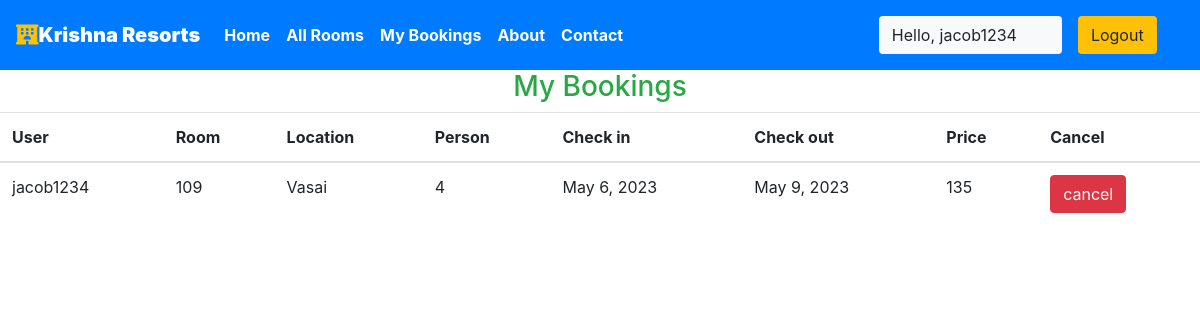
The page /user/bookings (signed in) on the database its author committed.
### krishna/models.py (models this page shows, shortened)
class Reservation(models.Model):
    check_in = models.DateField(auto_now =False)
    check_out = models.DateField()
    room = models.ForeignKey(Rooms, on_delete = models.CASCADE)
    guest = models.ForeignKey(User, on_delete= models.CASCADE)
    status=models.CharField(max_length=100,default="Waiting for Approval")
    total=models.IntegerField(null=True)
    fname=models.CharField(max_length=100,null=True)
    lname=models.CharField(max_length=100,null=True)
    mobile=models.CharField(max_length=100,null=True)
    booking_id = models.CharField(max_length=100,default="null")

class Rooms(models.Model):
    ROOM_STATUS = (
    ("1", "available"),
    ("2", "not available"),
    )
    ROOM_TYPE = (
    ("1", "premium"),
    ("2", "deluxe"),
    ("3","basic"),
    )
    room_type = models.CharField(max_length=50,choices = ROOM_TYPE)
    capacity = models.IntegerField()
    price = models.IntegerField()
    size = models.IntegerField()
    hotel = models.ForeignKey(Hotels, on_delete = models.CASCADE)
    status = models.CharField(choices =ROOM_STATUS,max_length = 15)
    roomnumber = models.IntegerField()
    image=models.ImageField(upload_to="hotels",null=True)

class Hotels(models.Model):
    name = models.CharField(max_length=30,default="krishna")
    owner = models.CharField(max_length=20)
    location = models.CharField(max_length=50)
    state = models.CharField(max_length=50,default="maharashtra")
    country = models.CharField(max_length=50,default="india")

### krishna/views.py (the view)
# urls.py: path('user/bookings', views.user_bookings,name="dashboard"),
@login_required(login_url='/user')
def user_bookings(request):
    if request.user.is_authenticated == False:
        return redirect('userloginpage')
    user = User.objects.all().get(id=request.user.id)
    print(f"request user id ={request.user.id}")
    bookings = Reservation.objects.all().filter(guest=user)
    if not bookings:
        messages.warning(request,"No Bookings Found")
    return HttpResponse(render(request,'user/mybookings.html',{'bookings':bookings}))

### templates/user/mybookings.html
{% extends 'basic.html' %} {% block title %}Dashboard {% endblock title %} {% block body %}
{% load app_tags %}
<h3 class="text-center  text-success">My Bookings </h3>
<table class="table">
    <thead>
        <th>User</th>
        <th>Room</th>
        <th>Location</th>
        <th>Person</th>
        <th>Check in</th>
        <th>Check out</th>
        <th>Price</th>
        <th>Cancel</th>
    </thead>
    {% for each_booking in bookings %}
    <tr>
        <td>{{each_booking.guest.username}}</td>
        <td>{{each_booking.room.roomnumber}}</td>
        <td>{{each_booking.room.hotel.location}}</td>
        <td>{{each_booking.room.capacity}}</td>
        <td>{{each_booking.check_in}}</td>
        <td>{{each_booking.check_out}}</td>
        <td>{{each_booking.total}}</td>
        <td>
            <a href="/cancel/{{each_booking.id}}" class="btn btn-danger">cancel</a>
        </td>
    </tr>
    {% endfor %}
</table>
{% endblock body %}

### templates/basic.html (shortened to what this page needs)
{% load static %}
<!DOCTYPE html>
<!DOCTYPE html>
<html lang="en">
<head>
    <link rel="stylesheet" href="https://use.fontawesome.com/releases/v5.7.0/css/all.css">
    <link rel="stylesheet" href="{% static 'bootstrap\bootstrap.css' %}">
    <link rel="stylesheet" href="https://maxcdn.bootstrapcdn.com/bootstrap/4.5.0/css/bootstrap.min.css" >
</head>
<body style="dbackground-image: url('https://source.unsplash.com/random');height: 100%;">
    <div class="container-fluid px-0">
        <nav class="navbar navbar-expand-lg navbar-dark bg-primary font-weight-bold">
            <a class="navbar-brand text-bold bg-black " href="/"><i class="fas fa-hotel text-warning"></i><b>Krishna Resorts</b></a>
            <div class="collapse navbar-collapse " id="navbarSupportedContent">
                <ul class="navbar-nav mr-auto ">
                    <li class="nav-item active">
                        <a class="nav-link text-bold " href="/home"> Home</a>
                    </li>
                    <li class="nav-item active">
                        <a class="nav-link text-bold " href="/room"> All Rooms </a>
                    </li>
                    {% if user.is_staff %}
                    <li class="nav-item active">
                        <a class="nav-link text-bold" href="/staff/panel">Dashboard </a>
                    </li>
                    {% elif user.is_staff == False and user.is_authenticated %}
                    <li class="nav-item active">
                            <a class="nav-link text-bold" href="/user/bookings">My Bookings </a>
                        </li>
                    {% endif %}
                    <li class="nav-item active">
                        <a class="nav-link text-bold" href="/about">About</a>
                    </li>
                    <li class="nav-item active">
                        <a class="nav-link text-bold" href="/contact">Contact </a>
                    </li>
                </ul>
                {% if user.is_authenticated %}
                      <button class="btn btn-group bg-light" data-toggle="modal" data-target="#forlogin">
                       Hello, {{request.user}}
                       <a href="/logout" class="nav-link">
                    <button class="btn btn-group bg-warning" data-toggle="modal" data-target="#forlogin">
                        Logout
                    </button></a>&nbsp; &nbsp;
                    </button>
                {% else %}
                    <a href="/user" class="nav-link">
                    <button class="btn btn-group bg-warning font-weight-bold" data-toggle="modal" data-target="#forlogin">
                        User Login
                    </button></a>
                {% endif %}
            </div>
        </nav>
    </div>
    {% block body %}
    {% endblock body %}
</body>
</html>

### templates/basic.html (style rules this page uses)
a { text-decoration: none; }

### rows shown on the page
Reservation: guest.username "jacob1234", room.roomnumber "109", room.hotel.location "Vasai", room.capacity "4", check_in "May 6, 2023", check_out "May 9, 2023", total "135"

### other values the page prints
{{ request.user }} "jacob1234"
